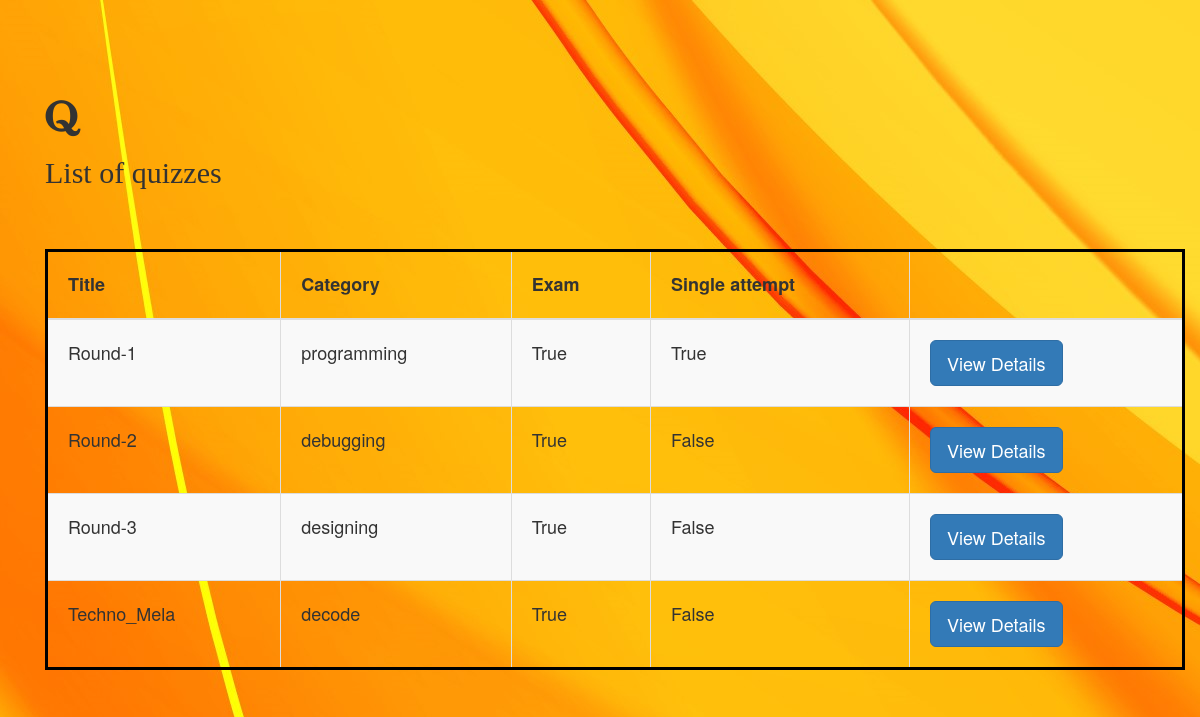
The page / on the database its author committed.
### quiz/models.py (models this page shows, shortened)
@python_2_unicode_compatible
class Quiz(models.Model):
    title = models.CharField(
        verbose_name=_("Title"),
        max_length=60, blank=False)
    description = models.TextField(
        verbose_name=_("Description"),
        blank=True, help_text=_("a description of the quiz"))
    url = models.SlugField(
        max_length=60, blank=False,
        help_text=_("a user friendly url"),
        verbose_name=_("user friendly url"))
    category = models.ForeignKey(
        Category, null=True, blank=True,
        verbose_name=_("Category"))
    random_order = models.BooleanField(
        blank=False, default=False,
        verbose_name=_("Random Order"),
        help_text=_("Display the questions in "
                    "a random order or as they "
                    "are set?"))
    max_questions = models.PositiveIntegerField(
        blank=True, null=True, verbose_name=_("Max Questions"),
        help_text=_("Number of questions to be answered on each attempt."))
    answers_at_end = models.BooleanField(
        blank=False, default=False,
        help_text=_("Correct answer is NOT shown after question."
                    " Answers displayed at the end."),
        verbose_name=_("Answers at end"))
    exam_paper = models.BooleanField(
        blank=False, default=False,
        help_text=_("If yes, the result of each"
                    " attempt by a user will be"
                    " stored. Necessary for marking."),
        verbose_name=_("Exam Paper"))
    single_attempt = models.BooleanField(
        blank=False, default=False,
        help_text=_("If yes, only one attempt by"
                    " a user will be permitted."
                    " Non users cannot sit this exam."),
        verbose_name=_("Single Attempt"))
    pass_mark = models.SmallIntegerField(
        blank=True, default=0,
        verbose_name=_("Pass Mark"),
        help_text=_("Percentage required to pass exam."),
        validators=[MaxValueValidator(100)])
    success_text = models.TextField(
        blank=True, help_text=_("Displayed if user passes."),
        verbose_name=_("Success Text"))
    fail_text = models.TextField(
        verbose_name=_("Fail Text"),
        blank=True, help_text=_("Displayed if user fails."))
    draft = models.BooleanField(
        blank=True, default=False,
        verbose_name=_("Draft"),
        help_text=_("If yes, the quiz is not displayed"
                    " in the quiz list and can only be"
                    " taken by users who can edit"
                    " quizzes."))
    class Meta:
        verbose_name = _("Quiz")
        verbose_name_plural = _("Quizzes")

@python_2_unicode_compatible
class Category(models.Model):
    category = models.CharField(
        verbose_name=_("Category"),
        max_length=250, blank=True,
        unique=True, null=True)
    objects = CategoryManager()
    class Meta:
        verbose_name = _("Category")
        verbose_name_plural = _("Categories")
    def __str__(self):
        return self.category

### quiz/views.py (the view)
class QuizListView(ListView):
    model = Quiz
    def get_queryset(self):
        queryset = super(QuizListView, self).get_queryset()
        return queryset.filter(draft=False)

### quiz/templates/quiz/quiz_list.html (shortened to what this page needs)
{% extends 'base.html' %}
{% load i18n %}
{% block content %}
<div class="container" id="i1">
<i class="fa fa-quora" style="font-size:36px" style="display:inline;"><h2 style="padding-bottom:50px;">{% trans "List of quizzes" %}</h2></i>
    {% if quiz_list %}
		<table  class="table table-bordered table-striped" >
		  <thead>
			<tr>
			  <th>{% trans "Title" %}</th>
			  <th>{% trans "Category" %}</th>
			  <th>{% trans "Exam" %}</th>
			  <th>{% trans "Single attempt" %}</th>
			  <th></th>
			</tr>
		  </thead>
		  <tbody>
        {% for quiz in quiz_list %}
  			<tr>
			  <td>{{ quiz.title }}</td>
			  <td>{{ quiz.category }}</td>
			  <td>{{ quiz.exam_paper }}</td>
			  <td>{{ quiz.single_attempt }}</td>
			  <td>
				<a href="{% url 'quiz_start_page' slug=quiz.url %}" class="btn btn-primary btn-lg">
				  {% trans "View Details" %}
				</a>
			</tr>
        {% endfor %}
		  </tbody>
		</table>
    </div>
	{% else %}
        <p>{% trans "There are no available quizzes" %}.</p>
    {% endif %}
{% endblock %}

### quiz/templates/base.html (shortened to what this page needs)
{% load i18n %}
<!DOCTYPE html>
<html xmlns:fb="http://www.facebook.com/2008/fbml" xmlns="http://www.w3.org/1999/xhtml" xml:lang="en" lang="en" dir="ltr">
<head>
{% load staticfiles %}
<link rel="stylesheet" href="http://netdna.bootstrapcdn.com/bootstrap/3.1.1/css/bootstrap.min.css">
<link rel="stylesheet" href="https://cdnjs.cloudflare.com/ajax/libs/font-awesome/4.7.0/css/font-awesome.min.css">
</head>
<body>
<div class="container">
{% block content %}
{% endblock %}
</div>
</body>
</html>

### quiz/templates/quiz/quiz_list.html (style rules this page uses)
#i1 { padding-top: 100px; }
.table>thead>tr>th, .table>tbody>tr>th, .table>tfoot>tr>th, .table>thead>tr>td, .table>tbody>tr>td, .table>tfoot>tr>td { padding: 20px; }
.table-bordered { border: 3px solid black; }
body { font-size: 18px; }

### rows shown on the page
Quiz: title "Round-1", category "programming", exam_paper "True", single_attempt "True"
Quiz: title "Round-2", category "debugging", exam_paper "True", single_attempt "False"
Quiz: title "Round-3", category "designing", exam_paper "True", single_attempt "False"
Quiz: title "Techno_Mela", category "decode", exam_paper "True", single_attempt "False"
